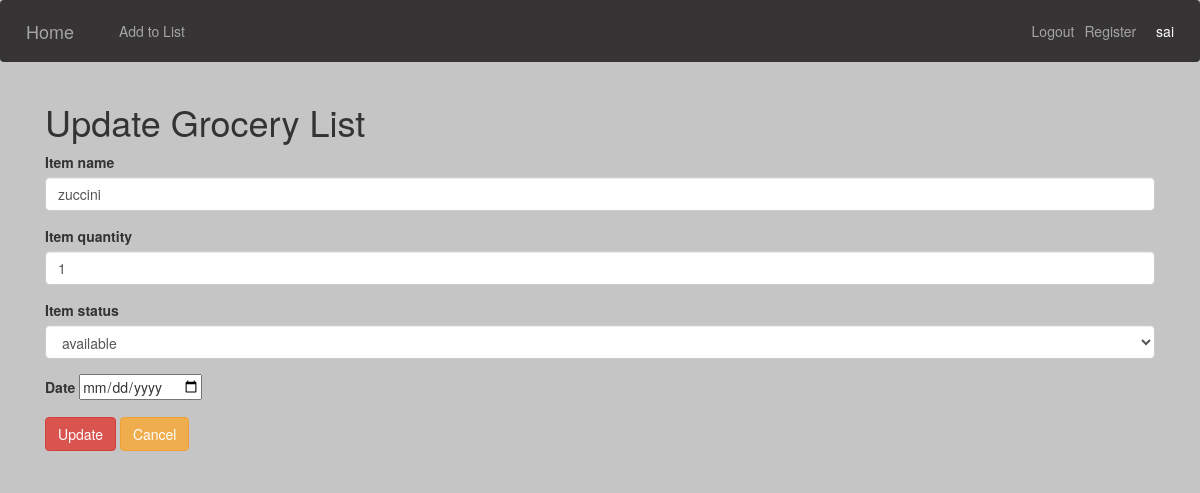
The app's page /updatelist/5/ (signed in), older data.
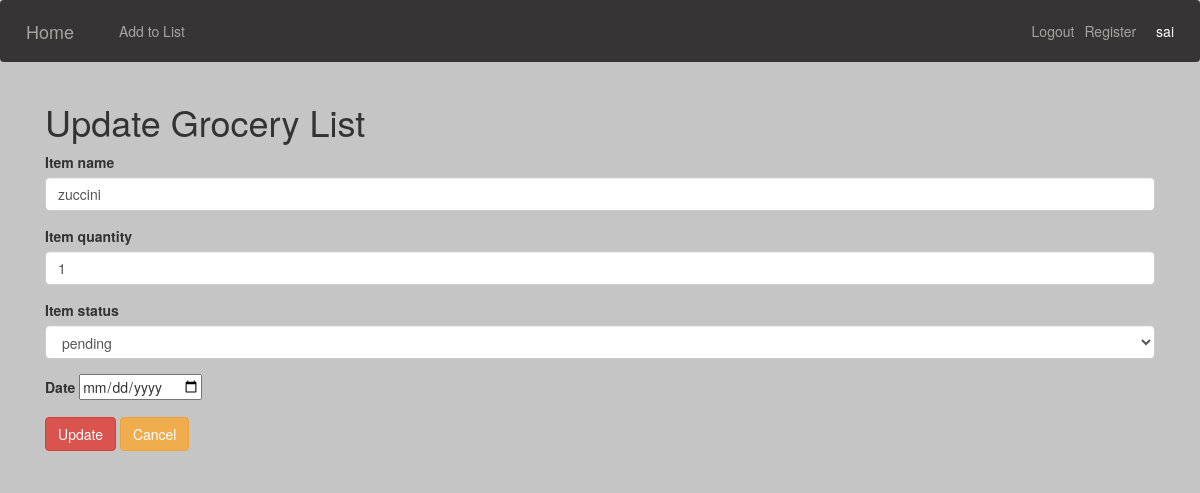
The same page, newer data.
### shopping/models.py (models this page shows, shortened)
class Cart_list(models.Model):
    user = models.ForeignKey(User, on_delete=models.CASCADE,blank =True,null =True)
    item_name = models.CharField( max_length=100)
    item_quantity = models.IntegerField()
    item_status = models.CharField( max_length=20,choices = status,default = 'available')
    date = models.DateField( auto_now=False, auto_now_add=False)

### shopping/views.py (the view)
# urls.py: path('updatelist/<str:pk>/', UpdateGroceryListView.as_view(), name='update'),
class UpdateGroceryListView(LoginRequiredMixin,UpdateView):
    model = Cart_list
    template_name = "shopping/update_list.html"
    success_url = reverse_lazy('index')
    form_class = EditCart_listForm

### shopping/forms.py
class EditCart_listForm(forms.ModelForm):
    class Meta:
        model = Cart_list
        fields = ('item_name', 'item_quantity', 'item_status',
                  'date')
        widgets = {
            'item_name': forms.TextInput(attrs={'class': 'form-control form-control-lg'}),
            'item_quantity': forms.TextInput(attrs={'class': 'form-control form-control-lg'}),
            'item_status': forms.Select(attrs={'class': 'form-control form-control-lg'}),
            'date': DateInput(format='%d/%m/%Y')
        }

### templates/shopping/update_list.html (shortened to what this page needs)
{% extends 'shopping/base.html' %}
{% block content %}
<div class='container'>
    <h1>Update Grocery List</h1>
    <form method ='POST'>
        <div class="form-group">
            <label>Item name</label>
            {{form.item_name}}
            </div>
        <div class="form-group">
            <label>Item quantity</label>
        {{form.item_quantity}}
        </div>
        <div class="form-group">
            <label>Item status</label>
            {{form.item_status}}
        </div>
        <div class="form-group">
            <label>Date</label>
            {{form.date}}
    </div>
        <div class="form-group">
<p><input type="submit" value="Update" class="btn btn-danger "> <a class='btn btn-warning' href="{%url 'index' %}">Cancel</a></p>
        </div>
    </form>
</div>
{% endblock content %}

Row changes from the older to the newer data that the page shows:
changed Cart_list "zuccini": item_status "available" → "pending"
